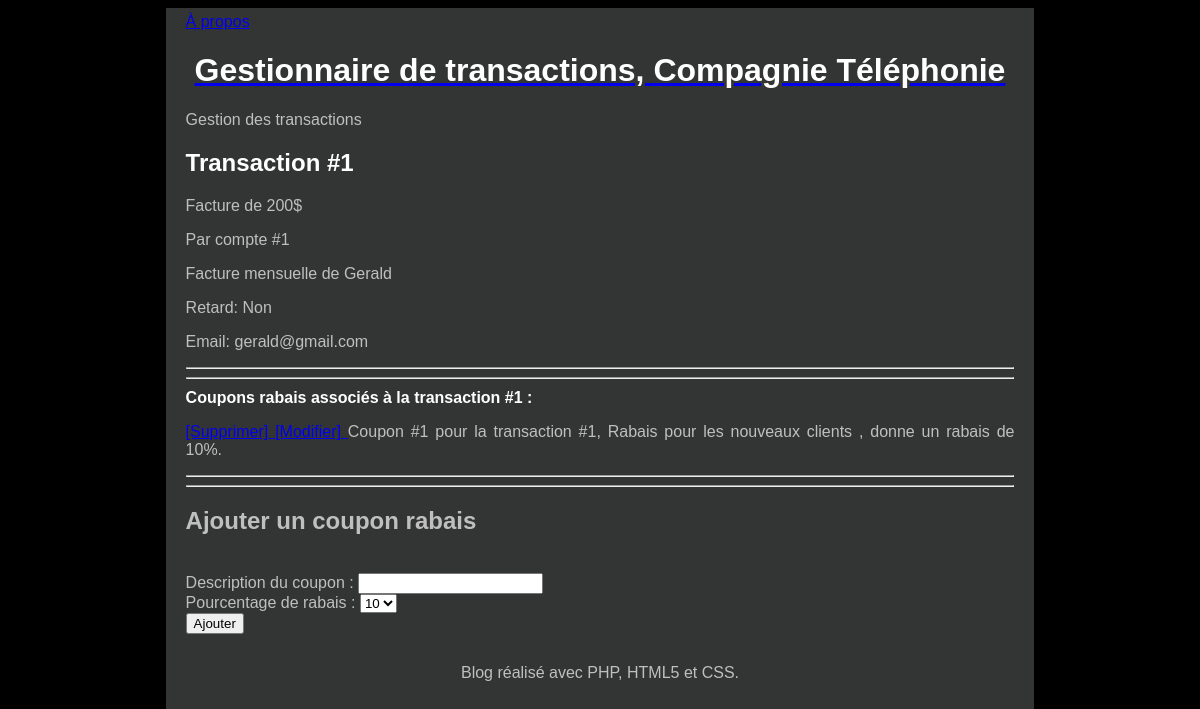
The app's page /index.php?action=transaction&id=1 with its own data.
### tables this page shows
CREATE TABLE `transactions` (
  `id` int(11) NOT NULL,
  `compte_id` int(11) NOT NULL,
  `montant` varchar(255) NOT NULL,
  `commentaire` varchar(255) NOT NULL,
  `retard` varchar(255) NOT NULL,
  `email` varchar(255) NOT NULL
);

CREATE TABLE `coderabais` (
  `id` int(11) NOT NULL,
  `transaction_id` int(11) NOT NULL,
  `nom` varchar(255) NOT NULL,
  `pourcentage` int(11) NOT NULL,
  `deleted` int(1) NOT NULL DEFAULT '0'
);

### Controleur/Controleur.php (called while the page is built, shortened)
<?php
require 'Modele/Modele.php';
function transaction($idTransaction, $erreur) {
    $transaction = getTransaction($idTransaction);
    $codesrabais = getCodesRabais($idTransaction);
    require 'Vue/vueTransaction.php';
}

### Modele/Modele.php (called while the page is built, shortened)
<?php
function getBdd() {
    $bdd = new PDO('mysql:host=localhost;dbname=facturetelephone;charset=utf8', 'root', 'mysql', array(PDO::ATTR_ERRMODE => PDO::ERRMODE_EXCEPTION));
    return $bdd;
}
function getTransaction($idTransaction) {
    $bdd = getBdd();
    $transaction = $bdd->prepare('select * from transactions'
        . ' where id=?');
    $transaction->execute(array($idTransaction));
    if ($transaction->rowCount() == 1)
        return $transaction->fetch();
    else
        throw new Exception("Aucune transaction ne correspond à l'identifiant '$transaction'");
}
function getCodesRabais($idTransaction) {
    $bdd = getBdd();
    $code = $bdd->prepare('select * from codeRabais'
        . ' where transaction_id = ?' . ' AND deleted = 0');
    $code->execute(array($idTransaction));
    return $code;
}

### Vue/vueTransaction.php (the view, shortened to what this page needs)
<article>
    <header>
        <h1 class="titreArticle">Transaction #<?= $transaction['id'] ?></h1>
        <p>Facture de <?= $transaction['montant'] ?>$</p>Par compte #<?= $transaction['compte_id'] ?>
    </header>
    <p><?= $transaction['commentaire'] ?></p>
    <p>Retard: <?= $transaction['retard'] ?></p>
    <p>Email: <?= $transaction['email'] ?></p>
</article>
<hr />
<hr />
<header>
    <h1 id="titreCoupons">Coupons rabais associés à la transaction #<?= $transaction['id'] ?> :</h1>
</header>
<?php foreach ($codesrabais as $coderabais): ?>
    <p><a href="index.php?action=confirmer&id=<?= $coderabais['id'] ?>" >
        [Supprimer]
        </a>
        <a href="index.php?action=confirmerModif&id=<?= $coderabais['id'] ?>" >
            [Modifier]
        </a>
        Coupon #<?= $coderabais['id'] ?> pour la transaction #<?= $transaction['id'] ?>, <?= $coderabais['nom'] ?>
        , donne un rabais de <?= $coderabais['pourcentage'] ?>%.<br/>
    </p>
<?php endforeach; ?>
<hr />
<hr />
<form action="index.php?action=coderabais" method="post">
    <h2>Ajouter un coupon rabais</h2>
    <p>
        <input type="hidden" name="transaction_id" value="<?= $transaction['id'] ?>"/><br />
        <label for="nom">Description du coupon</label> : <input type="text" name="nom" id="nom" />
        <?= ($erreur == 'coupon') ? '<span style="color : red;">La description doit être entre 2 et 30 caractères.</span>' : '' ?><br />
        Pourcentage de rabais :
        <select name="pourcentage">
            <option value="10">10</option>
        </select>
        <br />
        <input type="submit" value="Ajouter" />
    </p>
</form>
<?php require 'Vue/gabarit.php'; ?>

### Contenu/css/style.css (style rules this page uses)
html, body { height: 100%; }
body { color: #bfbfbf; background: black; font-family: 'Futura-Medium', 'Futura', 'Trebuchet MS', sans-serif; }
h1 { color: white; }
#titreCoupons { font-size : 100%; }

### records on screen
transactions: id "1", montant "200", compte "1", commentaire "Facture mensuelle de Gerald", retard "Non", email "gerald@gmail.com"
coderabais: id "1", transaction "1", nom "Rabais pour les nouveaux clients", pourcentage "10"
